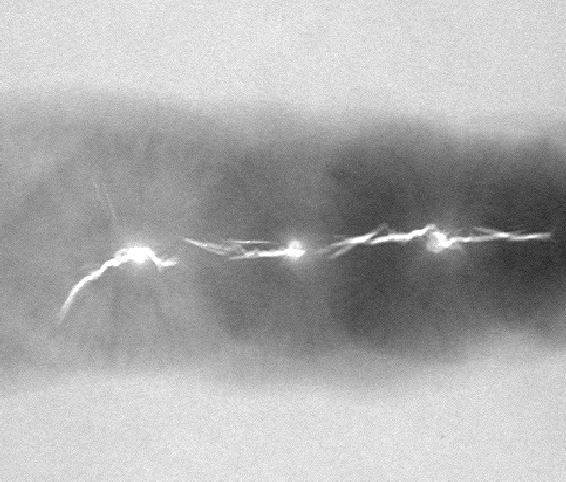
%> input picture image segmentation/pics/defective_weld.tif, 566 x 482 px
$ octave demo.m   (GNU Octave 9; MATLAB toolbox functions it lacks are replaced by stand-ins)
%> lines starting %> are read from the running program, lines starting %| are printed output that depends on the picture; in (x1, y1, x2, y2) boxes, pixels count from 0 and x2, y2 are one past the last pixel; in counts of white or black regions, pixels touching at a corner belong together; the program's own positions count from 1
### image segmentation/regionGrow/regionGrow.m
function grow_region = regionGrow(img,gray_value,Threshold)
%% 该函数使用区域生长法分割图像
% img：待分割图像
% gray_value：种子点的灰度值
% Threshold：分割的阈值
% grow_region：含种子点的生长区域（这是一个标签矩阵！）

%% 简单实现
if numel(gray_value) == 1
   label_map = (img == gray_value);    % 是种子点的地方标记为1，不是种子点的地方标记为0
   seed_value = gray_value;    % 种子点所在位置的灰度值
else
    label_map = bwmorph(gray_value,'shrink',Inf);
    seed_value = img(label_map);
end
original_label_map = false(size(img));
for k = 1:length(seed_value)
    % 满足阈值条件的所有点都会被记录下来（其中包括一些我们不想分割出来的区域）
   original_label_map = ((abs(img - seed_value(k)) <= Threshold) | original_label_map);
end
% 有种子点存在的生长区域才是有意义的（连通性的使用是基本需求）（形态学重建可帮助我们完成这一操作）
grow_region = bwlabel(imreconstruct(label_map,original_label_map));
end

### image segmentation/regionGrow/demo.m
close all; clear; clc;

%% 使用区域生长法分割图像
img = imread('defective_weld.tif');
%> img is the input picture: size 482x566 uint8; min 33, max 255, mean 173.4
if size(img,3) == 3
    img = rgb2gray(img);
end
img = im2double(img);    % 使用归一化的值
%> img: size 482x566 double
region = regionGrow(img,1,0.26);    % 种子值的选取以及阈值的设定需要一定的人工
%> in regionGrow, `label_map = (img == gray_value);`:
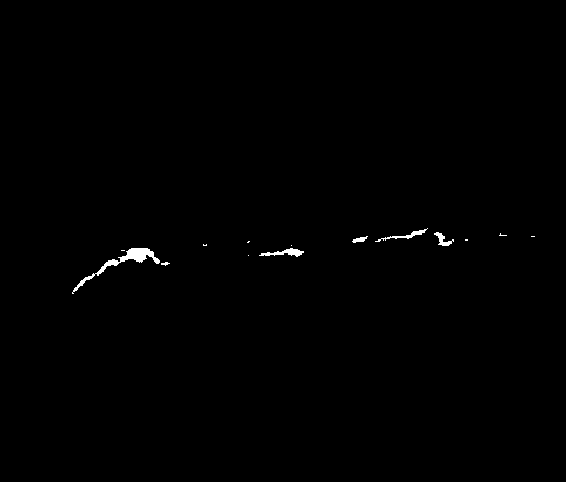
%> label_map: size 482x566 logical; 0.41% white; 14 white regions (8 under 20 px), largest, box (x1, y1, x2, y2) and area: (72, 248, 160, 294) 571, (259, 248, 304, 257) 181, (375, 228, 428, 242) 143, (434, 232, 454, 246) 111, (352, 236, 368, 243) 59, (161, 262, 170, 266) 20
%> the loop in regionGrow, `for k = 1:length(seed_value)` made 1 pass
%> pass 1, in regionGrow, `original_label_map = ((abs(img - seed_value(k)) <= Threshold) | origin..`:
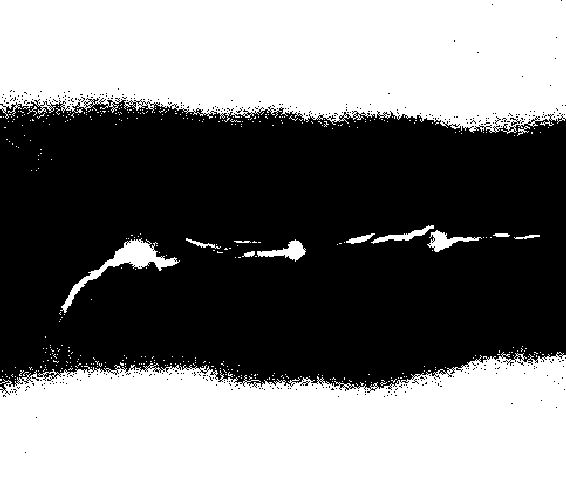
%> original_label_map: size 482x566 logical; 47.5% white; 405 white regions (391 under 20 px), largest, box (x1, y1, x2, y2) and area: (0, 0, 566, 134) 64491, (0, 352, 566, 482) 61040, (60, 238, 180, 313) 1506
%> in regionGrow, `grow_region = bwlabel(imreconstruct(label_map,original_label_map));`: grow_region: size 482x566 double; 11 distinct labels, from 0 to 10
region(region~=0) = 1;    % 将所有的前景连通区域显示出来
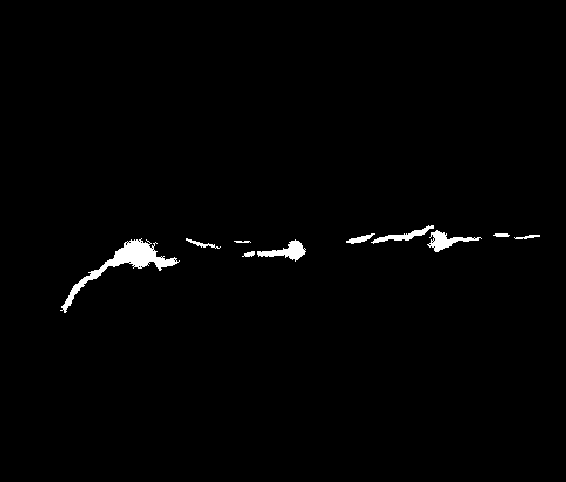
%> region: size 482x566 double; values 0 (black) and 1 (white), 1.2% white; 10 white regions, largest, box (x1, y1, x2, y2) and area: (60, 238, 180, 313) 1506, (257, 239, 306, 262) 451, (427, 230, 482, 252) 441
figure; imshow(logical(region));
